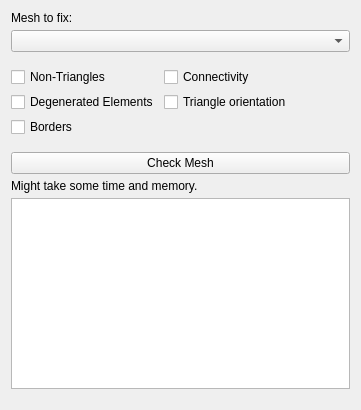
<?xml version="1.0" encoding="UTF-8"?>
<ui version="4.0">
 <class>MeshCheckWidget</class>
 <widget class="QWidget" name="MeshCheckWidget">
  <property name="geometry">
   <rect>
    <x>0</x>
    <y>0</y>
    <width>361</width>
    <height>410</height>
   </rect>
  </property>
  <property name="windowTitle">
   <string>Form</string>
  </property>
  <layout class="QVBoxLayout" name="verticalLayout_2">
   <item>
    <layout class="QVBoxLayout" name="verticalLayout">
     <property name="spacing">
      <number>5</number>
     </property>
     <property name="rightMargin">
      <number>0</number>
     </property>
     <property name="bottomMargin">
      <number>10</number>
     </property>
     <item>
      <widget class="QLabel" name="label">
       <property name="text">
        <string>Mesh to fix:</string>
       </property>
      </widget>
     </item>
     <item>
      <widget class="QComboBox" name="comboBox"/>
     </item>
     <item>
      <layout class="QFormLayout" name="formLayout">
       <property name="labelAlignment">
        <set>Qt::AlignLeading|Qt::AlignLeft|Qt::AlignVCenter</set>
       </property>
       <property name="topMargin">
        <number>10</number>
       </property>
       <property name="bottomMargin">
        <number>10</number>
       </property>
       <item row="0" column="0">
        <widget class="QCheckBox" name="checkTriangles">
         <property name="text">
          <string>Non-Triangles</string>
         </property>
        </widget>
       </item>
       <item row="0" column="1">
        <widget class="QCheckBox" name="checkConnectivity">
         <property name="text">
          <string>Connectivity</string>
         </property>
        </widget>
       </item>
       <item row="1" column="0">
        <widget class="QCheckBox" name="checkDegenerated">
         <property name="text">
          <string>Degenerated Elements</string>
         </property>
        </widget>
       </item>
       <item row="1" column="1">
        <widget class="QCheckBox" name="checkOrientation">
         <property name="text">
          <string>Triangle orientation</string>
         </property>
        </widget>
       </item>
       <item row="2" column="0">
        <widget class="QCheckBox" name="checkBorders">
         <property name="text">
          <string>Borders</string>
         </property>
        </widget>
       </item>
      </layout>
     </item>
     <item>
      <widget class="QPushButton" name="buttonCheckMesh">
       <property name="text">
        <string>Check Mesh</string>
       </property>
      </widget>
     </item>
     <item>
      <widget class="QLabel" name="label_2">
       <property name="text">
        <string>Might take some time and memory.</string>
       </property>
      </widget>
     </item>
     <item>
      <widget class="QTextBrowser" name="outputField"/>
     </item>
    </layout>
   </item>
  </layout>
 </widget>
 <resources/>
 <connections/>
</ui>
